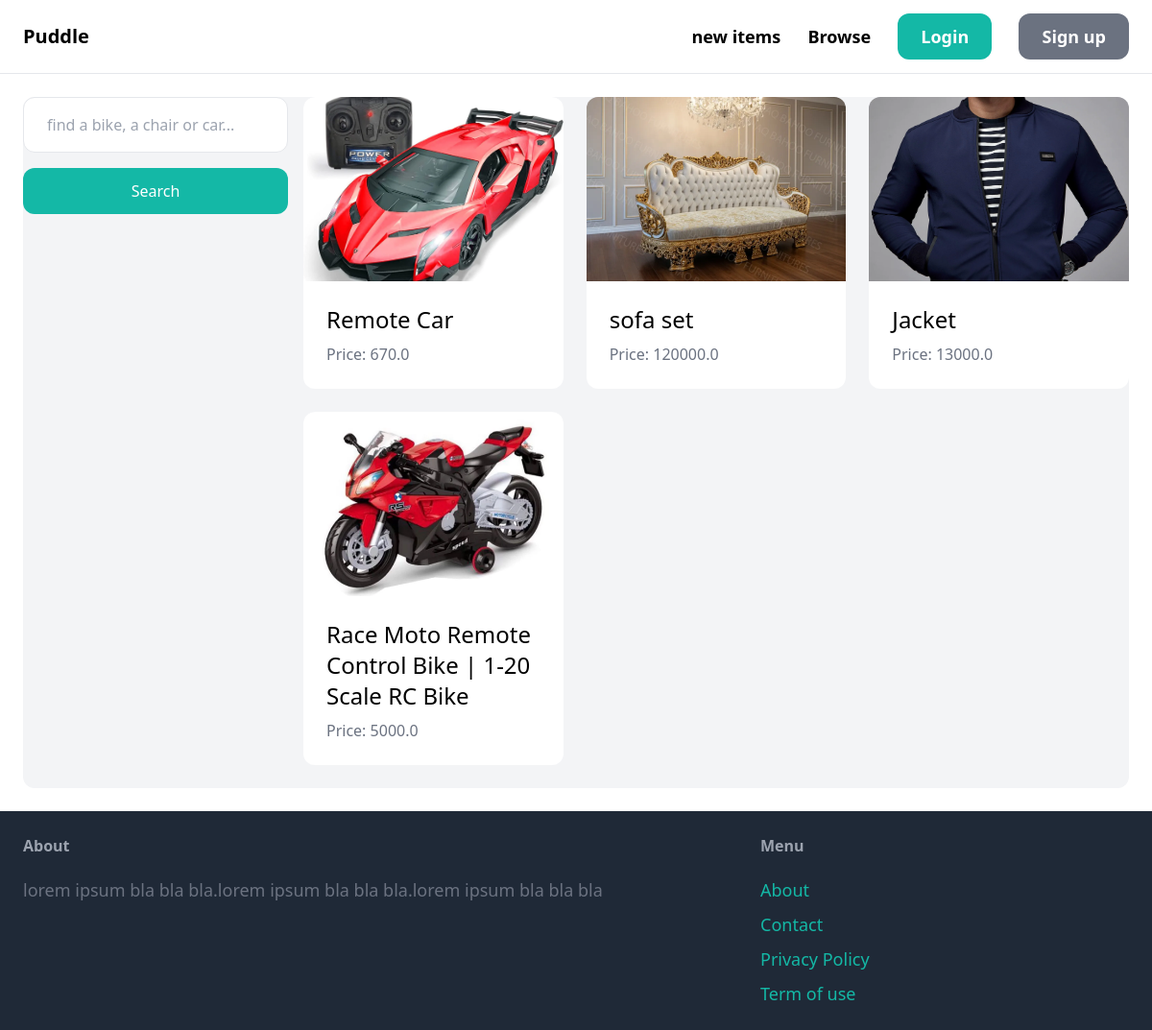
Page /items/ on the earlier database version.
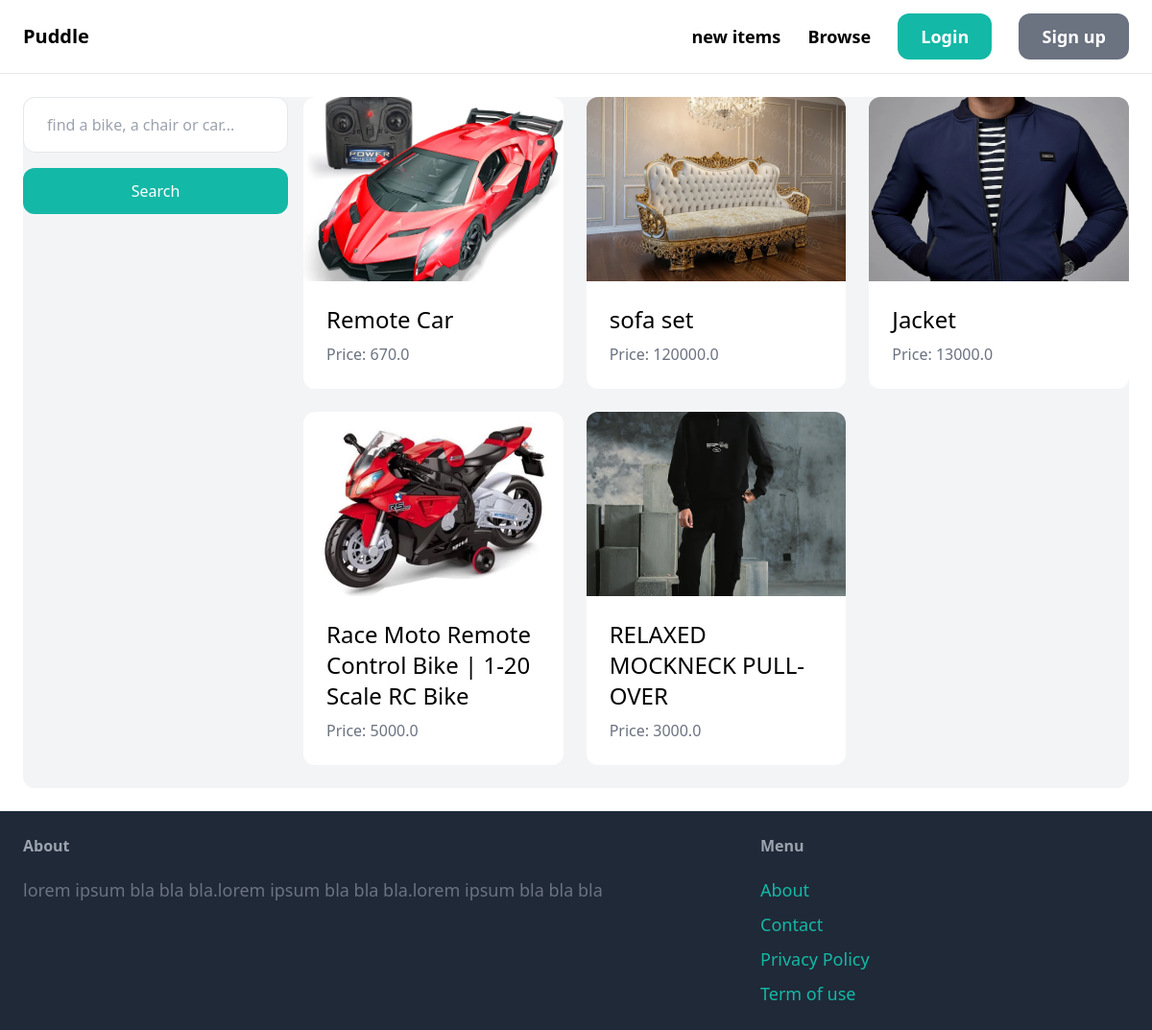
Same page on the later database version.
### item/models.py (models this page shows)
class Item(models.Model):
    Category=models.ForeignKey(Category,related_name='item',on_delete=models.CASCADE)
    name=models.CharField(max_length=255)
    description=models.TextField(blank=True,null=True)
    price=models.FloatField()
    image=models.ImageField(upload_to='items_images',blank=True,null=True)
    is_sold=models.BooleanField(default=False)
    created_by=models.ForeignKey(User,related_name='item',on_delete=models.CASCADE)
    created_at=models.DateTimeField(auto_now_add=True)

### item/views.py (the view)
# urls.py: path('items/',include('item.url')),
def item(request):
    if 'category' in request.GET and 'query' not in request.GET:
        category_value = request.GET.get('category', '')
        target_url = reverse('item:items')
        if category_value:
            return redirect(f"{target_url}?query={category_value}")
        return redirect(target_url)
    query=request.GET.get('query','')
    items=Item.objects.filter(is_sold=False)
    if query:
        items=items.filter(Q (name__icontains=query)| Q(description__icontains=query))
    return render(request,'item/items.html',{
        'items':items,
        'query':query
    })

### item/templates/item/items.html (shortened to what this page needs)
{% extends 'core/base.html' %}
{% block content %}
<div class="pb-6 grid grid-cols-4 gap-4 bg-gray-100 rounded-xl">
    <div class="col-span-1 mb-6">
        <form method="get" action="{% url 'item:items' %}">
            <input name="query" class="w-full py-4 px-6 border rounded-xl" type="text" value="{{query}}" placeholder="find a bike, a chair or car...">
            <button type="submit" class="mt-4 w-full px-6 py-3 bg-teal-500 text-white rounded-xl hover:bg-teal-700">Search</button>
        </form>
    </div>
    <div class="col-span-3 ">
            <div class="grid grid-cols-1 md:grid-cols-3 gap-6">
            {% for item in items %}
                <a href="{% url 'item:detail' item.id %}" class="bg-white rounded-xl overflow-hidden hover:shadow-md transition h-full flex flex-col">
                    <div class="h-48 bg-gray-200">
                        {% if item.image %}
                        <img src="{{item.image.url}}" class="w-full h-full object-cover">
                        {% endif %}
                    </div>
                    <div class="p-6 flex flex-col gap-2">
                        <h2 class="text-2xl">{{item.name}}</h2>
                        <p class="text-gray-500">Price: {{item.price}}</p>
                    </div>
                </a>
            {% endfor %}
        </div>
    </div>
</div>
{% endblock %}

Differences in the rows shown:
added Item: image (picture), name "RELAXED MOCKNECK PULL-OVER", price "3000.0"
